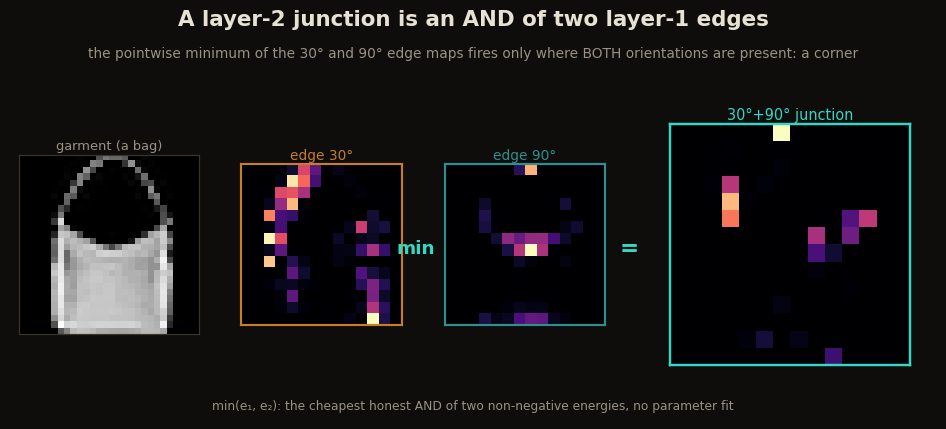
#> input picture depth-junction-assembly.png, 946 x 429 px, found by its file name
$ python render_companion_stage_gifs.py
#> lines starting #> are read from the running program, lines starting #| are printed output that depends on the picture
"""Build staged-reading GIFs from verified companion figures.

These are not decorative loops. Each animation reveals a multi-panel computation or
measured comparison in the order described by its companion caption. Source PNGs
are outputs of the experiment-specific renderers; this script changes presentation,
not values.
"""
from pathlib import Path
from PIL import Image, ImageDraw

ROOT = Path(__file__).resolve().parents[1]
PUB = ROOT / "public"

# Rectangles are normalized (left, top, right, bottom) and follow the reading order.
JOBS = {
    "depth-junction-assembly.png": ("depth-junction-build.gif", [(0, 0, .23, 1), (.23, 0, .47, 1), (.47, 0, .69, 1), (.69, 0, 1, 1)]),
    "depth-ladder.png": ("depth-ladder-build.gif", [(0, 0, .45, 1), (.45, 0, .72, 1), (.72, 0, 1, 1)]),
    "depth-layer2-alone.png": ("depth-layer2-build.gif", [(0, 0, .42, 1), (.42, 0, .68, 1), (.68, 0, 1, 1)]),
    "calib-channels.png": ("calib-channels-read.gif", [(0, 0, .5, 1), (.5, 0, 1, 1)]),
    "calib-seeds.png": ("calib-seeds-read.gif", [(0, 0, .52, 1), (.52, 0, 1, 1)]),
    "handbuilt-coarsegrain.png": ("handbuilt-coarsegrain-build.gif", [(0, 0, 1, .38), (0, .38, 1, .67), (0, .67, 1, 1)]),
    "handbuilt-yat-well.png": ("handbuilt-yat-well-read.gif", [(0, 0, .5, .52), (.5, 0, 1, .52), (0, .52, .5, 1), (.5, .52, 1, 1)]),
    "spectral-codebook.png": ("spectral-codebook-build.gif", [(0, 0, .42, 1), (.42, 0, .72, 1), (.72, 0, 1, 1)]),
    "mds-reconstruction.png": ("mds-reconstruction-build.gif", [(0, 0, .34, 1), (.34, 0, .67, 1), (.67, 0, 1, 1)]),
    "velocity-ledger-steps.png": ("velocity-ledger-steps-build.gif", [(0, 0, .34, 1), (.34, 0, .67, 1), (.67, 0, 1, 1)]),
    "velocity-ledger-pathbars.png": ("velocity-ledger-pathbars-read.gif", [(0, 0, 1, .42), (0, .42, 1, .72), (0, .72, 1, 1)]),
    "gravity-attention-bookkeeping.png": ("gravity-attention-bookkeeping-build.gif", [(0, 0, .25, 1), (.25, 0, .5, 1), (.5, 0, .75, 1), (.75, 0, 1, 1)]),
    "yat-ffn-attribution.png": ("yat-ffn-attribution-build.gif", [(0, 0, 1, .34), (0, .34, 1, .68), (0, .68, 1, 1)]),
    "trial-calibration.png": ("trial-calibration-read.gif", [(0, 0, .5, 1), (.5, 0, 1, 1)]),
    "train-head-swap.png": ("train-head-swap-read.gif", [(0, 0, .5, 1), (.5, 0, 1, 1)]),
    "weight-be-bill.png": ("weight-be-bill-build.gif", [(0, 0, .38, 1), (.38, 0, .7, 1), (.7, 0, 1, 1)]),
    "weight-lives-rings.png": ("weight-lives-rings-build.gif", [(0, 0, .34, 1), (.34, 0, .67, 1), (.67, 0, 1, 1)]),
}


def ease(t):
    return t * t * (3 - 2 * t)


def px(rect, width, height):
    l, t, r, b = rect
    return tuple(round(v) for v in (l * width, t * height, r * width, b * height))


def render(source, target, stages):
#> called with source = 'depth-junction-assembly.png', target = 'depth-junction-build.gif'
    base = Image.open(PUB / source).convert("RGB")
    if base.width > 880:
        scale = 880 / base.width
#> scale = 0.93
        base = base.resize((880, round(base.height * scale)), Image.Resampling.LANCZOS)
#> base: PIL image 880x399 RGB
    dark = Image.blend(base, Image.new("RGB", base.size, "#080807"), .78)
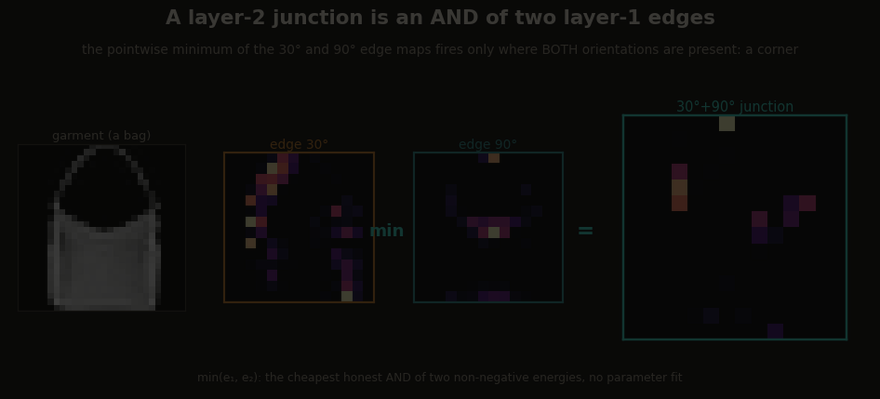
#> dark: PIL image 880x399 RGB; mean R, G, B 10.9, 10.8, 9.7
    frames = []
    done = []
    for rect in stages:
        l, t, r, b = px(rect, *base.size)
        horizontal = (r - l) >= (b - t)
        for step in range(9):
            q = ease(step / 8)
            mask = Image.new("L", base.size, 0)
            md = ImageDraw.Draw(mask)
            for prior in done:
                md.rectangle(px(prior, *base.size), fill=255)
            active = (l, t, round(l + (r - l) * q), b) if horizontal else (l, t, r, round(t + (b - t) * q))
            md.rectangle(active, fill=255)
            frame = Image.composite(base, dark, mask)
            if step:
                fd = ImageDraw.Draw(frame)
                fd.rectangle((l, t, r - 1, b - 1), outline="#36d6c4", width=max(2, base.width // 360))
            frames.append(frame)
        done.append(rect)
        frames.extend([frames[-1]] * 3)
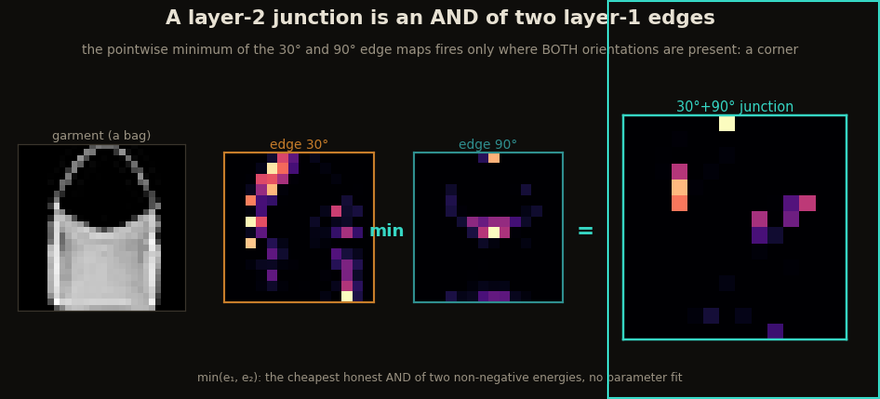
#> frame: PIL image 880x399 RGB; mean R, G, B 23.1, 23.1, 23.4
#> mask: PIL image 880x399 L; every value is 255
#> after the loop, done = [(0, 0, 0.23, 1), (0.23, 0, 0.47, 1), (0.47, 0, 0.69, 1), (0.69, 0, 1, 1)]; frames = 48 items
    frames.extend([base] * 12)
    out = PUB / target
    frames[0].save(out, save_all=True, append_images=frames[1:], duration=85, loop=0,
                   optimize=True, disposal=2)
    base.save(PUB / target.replace(".gif", "-preview.png"))
#> (the run stopped early here; a loop or call above may not have finished)

$ run again, with calib-staircase.png copied over depth-junction-assembly.png
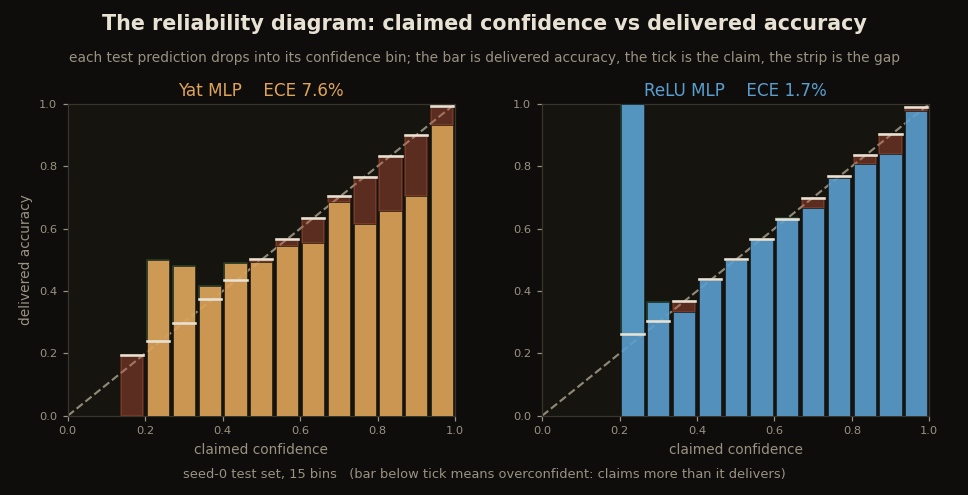
#> input picture calib-staircase.png, 968 x 495 px, found by its file name
#> in render, `base = base.resize((880, round(base.height * scale)), Image.Resampling..`:
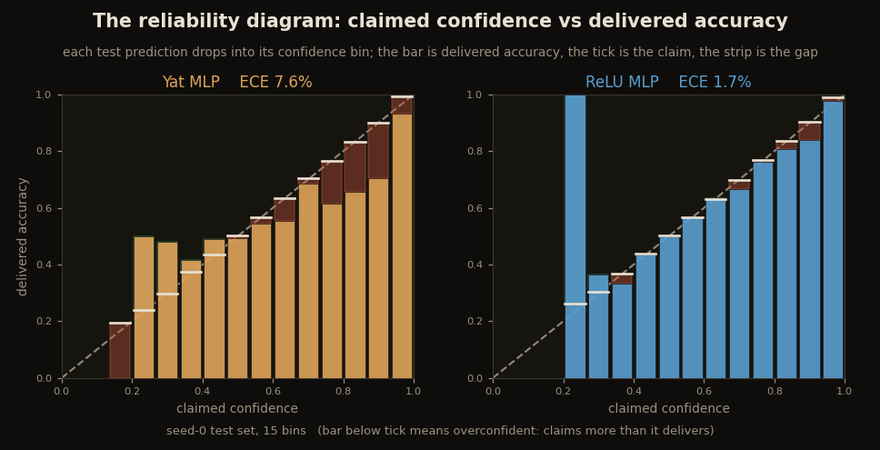
#> base: PIL image 880x450 RGB; mean R, G, B 49.2, 48.8, 44
#> in render, `dark = Image.blend(base, Image.new("RGB", base.size, "#080807"), .78)`:
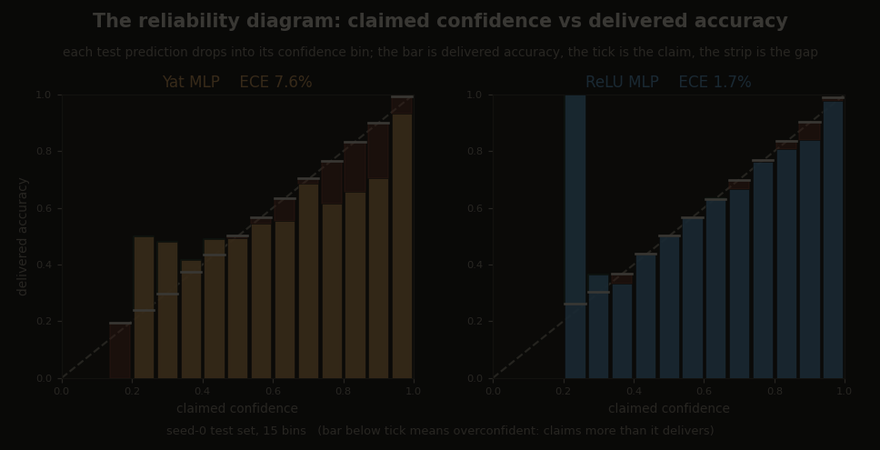
#> dark: PIL image 880x450 RGB; mean R, G, B 16.7, 16.6, 14.4
#> after the loop in render, `for rect in stages:`: done = [(0, 0, 0.23, 1), (0.23, 0, 0.47, 1), (0.47, 0, 0.69, 1), (0.69, 0, 1, 1)]; frames = 48 items

$ run again, with depth-six-designs.png copied over depth-junction-assembly.png
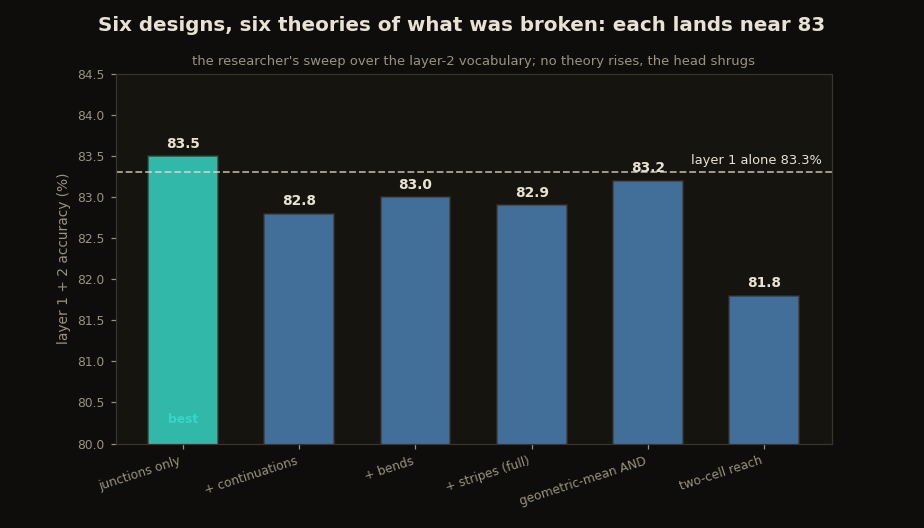
#> input picture depth-six-designs.png, 924 x 528 px, found by its file name
#> in render, `dark = Image.blend(base, Image.new("RGB", base.size, "#080807"), .78)`:
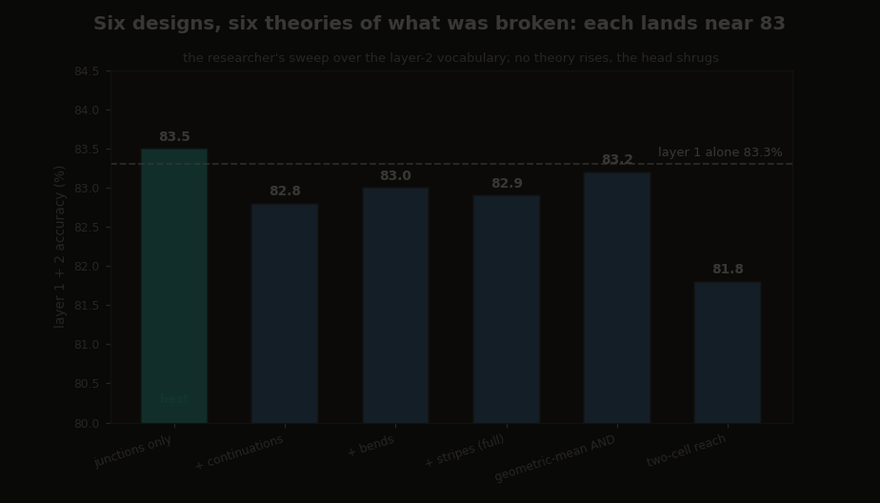
#> dark: PIL image 880x503 RGB; mean R, G, B 12.7, 15, 14.7
#> after the loop in render, `for rect in stages:`:
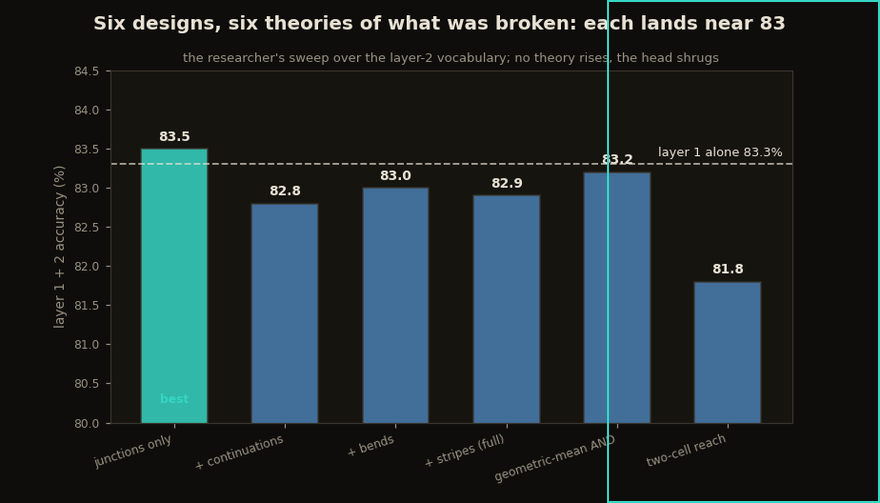
#> frame: PIL image 880x503 RGB; mean R, G, B 30.9, 43, 46.2
#> after the loop in render, `for rect in stages:`: done = [(0, 0, 0.23, 1), (0.23, 0, 0.47, 1), (0.47, 0, 0.69, 1), (0.69, 0, 1, 1)]; frames = 48 items
